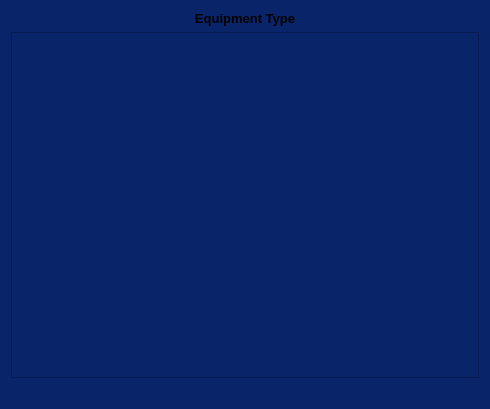
<?xml version="1.0" encoding="UTF-8"?>
<ui version="4.0">
 <class>optimization</class>
 <widget class="QDialog" name="optimization">
  <property name="geometry">
   <rect>
    <x>0</x>
    <y>0</y>
    <width>490</width>
    <height>409</height>
   </rect>
  </property>
  <property name="windowTitle">
   <string>Equipment Optimization</string>
  </property>
  <property name="styleSheet">
   <string notr="true">background-color: #0a246a</string>
  </property>
  <layout class="QVBoxLayout" name="verticalLayout">
   <item>
    <widget class="QLabel" name="typeLabel">
     <property name="font">
      <font>
       <pointsize>10</pointsize>
       <bold>true</bold>
      </font>
     </property>
     <property name="text">
      <string>Equipment Type</string>
     </property>
     <property name="alignment">
      <set>Qt::AlignmentFlag::AlignCenter</set>
     </property>
    </widget>
   </item>
   <item>
    <widget class="QListWidget" name="changesListWidget">
     <property name="styleSheet">
      <string notr="true">color: white;</string>
     </property>
     <property name="alternatingRowColors">
      <bool>true</bool>
     </property>
    </widget>
   </item>
   <item>
    <layout class="QHBoxLayout" name="horizontalLayout">
     <item>
      <spacer name="horizontalSpacer">
       <property name="orientation">
        <enum>Qt::Orientation::Horizontal</enum>
       </property>
       <property name="sizeHint" stdset="0">
        <size>
         <width>40</width>
         <height>20</height>
        </size>
       </property>
      </spacer>
     </item>
    </layout>
   </item>
  </layout>
 </widget>
 <resources/>
 <connections/>
</ui>
